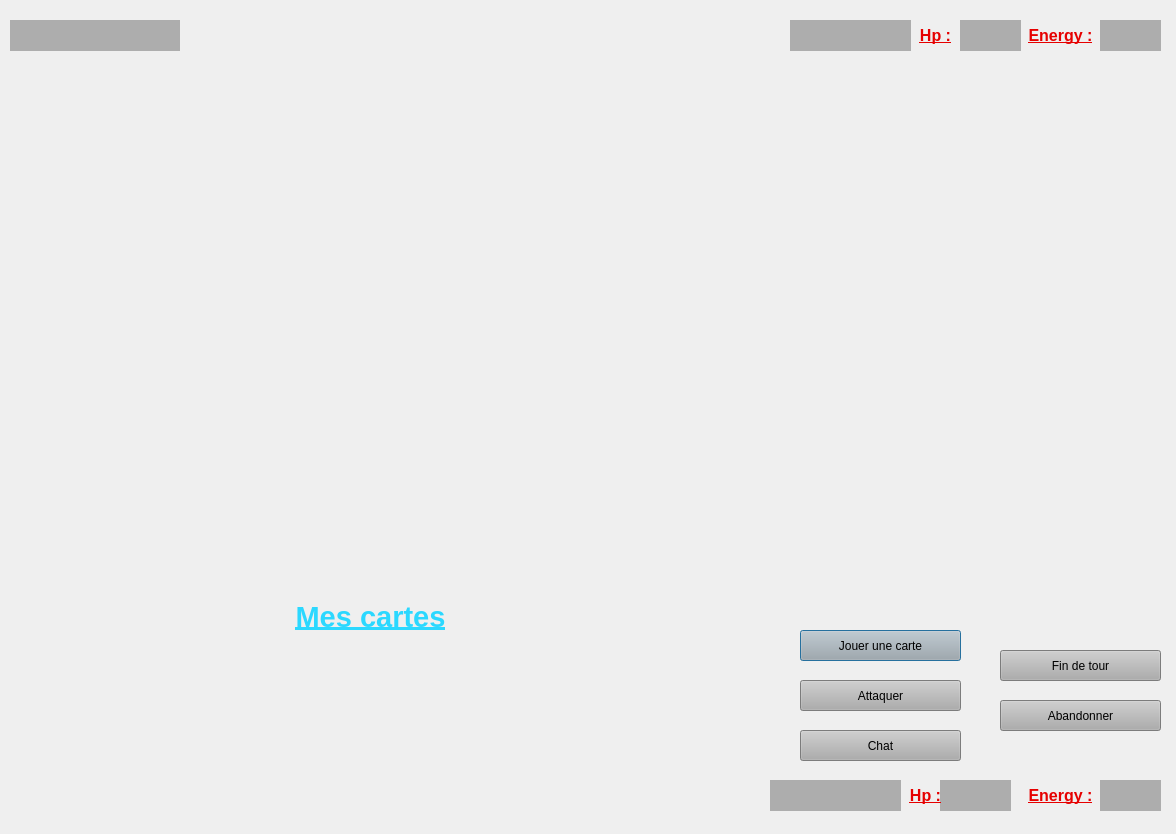
<?xml version="1.0" encoding="UTF-8"?>
<ui version="4.0">
 <class>DuelWindow</class>
 <widget class="QDialog" name="DuelWindow">
  <property name="geometry">
   <rect>
    <x>0</x>
    <y>0</y>
    <width>1176</width>
    <height>834</height>
   </rect>
  </property>
  <property name="windowTitle">
   <string>Duel</string>
  </property>
  <property name="windowIcon">
   <iconset>
    <normaloff>img/wizardPokerLogo.png</normaloff>img/wizardPokerLogo.png</iconset>
  </property>
  <property name="styleSheet">
   <string notr="true">background: url(:/img/img/menuBg.png)</string>
  </property>
  <widget class="QWidget" name="layoutWidget">
   <property name="geometry">
    <rect>
     <x>10</x>
     <y>90</y>
     <width>1151</width>
     <height>191</height>
    </rect>
   </property>
   <layout class="QHBoxLayout" name="ennemyBoard"/>
  </widget>
  <widget class="QWidget" name="layoutWidget_2">
   <property name="geometry">
    <rect>
     <x>10</x>
     <y>410</y>
     <width>1151</width>
     <height>181</height>
    </rect>
   </property>
   <layout class="QHBoxLayout" name="ownBoard"/>
  </widget>
  <widget class="QPushButton" name="jouerButton">
   <property name="geometry">
    <rect>
     <x>800</x>
     <y>630</y>
     <width>161</width>
     <height>31</height>
    </rect>
   </property>
   <property name="styleSheet">
    <string notr="true">background: rgb(173, 173, 173)</string>
   </property>
   <property name="text">
    <string>Jouer une carte</string>
   </property>
  </widget>
  <widget class="QPushButton" name="attaquerButton">
   <property name="geometry">
    <rect>
     <x>800</x>
     <y>680</y>
     <width>161</width>
     <height>31</height>
    </rect>
   </property>
   <property name="styleSheet">
    <string notr="true">background: rgb(173, 173, 173)</string>
   </property>
   <property name="text">
    <string>Attaquer</string>
   </property>
  </widget>
  <widget class="QPushButton" name="chatButton">
   <property name="geometry">
    <rect>
     <x>800</x>
     <y>730</y>
     <width>161</width>
     <height>31</height>
    </rect>
   </property>
   <property name="styleSheet">
    <string notr="true">background: rgb(173, 173, 173)</string>
   </property>
   <property name="text">
    <string>Chat</string>
   </property>
  </widget>
  <widget class="QPushButton" name="finTourButton">
   <property name="geometry">
    <rect>
     <x>1000</x>
     <y>650</y>
     <width>161</width>
     <height>31</height>
    </rect>
   </property>
   <property name="styleSheet">
    <string notr="true">background: rgb(173, 173, 173)</string>
   </property>
   <property name="text">
    <string>Fin de tour</string>
   </property>
  </widget>
  <widget class="QPushButton" name="abandonButton">
   <property name="geometry">
    <rect>
     <x>1000</x>
     <y>700</y>
     <width>161</width>
     <height>31</height>
    </rect>
   </property>
   <property name="styleSheet">
    <string notr="true">background: rgb(173, 173, 173)</string>
   </property>
   <property name="text">
    <string>Abandonner</string>
   </property>
  </widget>
  <widget class="QWidget" name="layoutWidget_3">
   <property name="geometry">
    <rect>
     <x>10</x>
     <y>640</y>
     <width>751</width>
     <height>171</height>
    </rect>
   </property>
   <layout class="QHBoxLayout" name="ownHand"/>
  </widget>
  <widget class="QLabel" name="ennemyName">
   <property name="geometry">
    <rect>
     <x>790</x>
     <y>20</y>
     <width>121</width>
     <height>31</height>
    </rect>
   </property>
   <property name="styleSheet">
    <string notr="true">background: rgb(173, 173, 173)</string>
   </property>
   <property name="text">
    <string>&lt;html&gt;&lt;head/&gt;&lt;body&gt;&lt;p align=&quot;center&quot;&gt;&lt;br/&gt;&lt;/p&gt;&lt;/body&gt;&lt;/html&gt;</string>
   </property>
  </widget>
  <widget class="QLabel" name="ownName">
   <property name="geometry">
    <rect>
     <x>770</x>
     <y>780</y>
     <width>131</width>
     <height>31</height>
    </rect>
   </property>
   <property name="styleSheet">
    <string notr="true">background: rgb(173, 173, 173)</string>
   </property>
   <property name="text">
    <string>&lt;html&gt;&lt;head/&gt;&lt;body&gt;&lt;p align=&quot;center&quot;&gt;&lt;br/&gt;&lt;/p&gt;&lt;/body&gt;&lt;/html&gt;</string>
   </property>
  </widget>
  <widget class="QLabel" name="ownHp">
   <property name="geometry">
    <rect>
     <x>940</x>
     <y>780</y>
     <width>71</width>
     <height>31</height>
    </rect>
   </property>
   <property name="styleSheet">
    <string notr="true">background: rgb(173, 173, 173)</string>
   </property>
   <property name="text">
    <string>&lt;html&gt;&lt;head/&gt;&lt;body&gt;&lt;p align=&quot;center&quot;&gt;&lt;br/&gt;&lt;/p&gt;&lt;/body&gt;&lt;/html&gt;</string>
   </property>
  </widget>
  <widget class="QLabel" name="ownName_3">
   <property name="geometry">
    <rect>
     <x>900</x>
     <y>780</y>
     <width>51</width>
     <height>31</height>
    </rect>
   </property>
   <property name="styleSheet">
    <string notr="true">background: transparent</string>
   </property>
   <property name="text">
    <string>&lt;html&gt;&lt;head/&gt;&lt;body&gt;&lt;p align=&quot;center&quot;&gt;&lt;span style=&quot; font-size:12pt; font-weight:600; text-decoration: underline; color:#e60000;&quot;&gt;Hp :&lt;/span&gt;&lt;/p&gt;&lt;/body&gt;&lt;/html&gt;</string>
   </property>
  </widget>
  <widget class="QLabel" name="ownName_4">
   <property name="geometry">
    <rect>
     <x>1020</x>
     <y>780</y>
     <width>81</width>
     <height>31</height>
    </rect>
   </property>
   <property name="styleSheet">
    <string notr="true">background: transparent</string>
   </property>
   <property name="text">
    <string>&lt;html&gt;&lt;head/&gt;&lt;body&gt;&lt;p align=&quot;center&quot;&gt;&lt;span style=&quot; font-size:12pt; font-weight:600; text-decoration: underline; color:#e60000;&quot;&gt;Energy :&lt;/span&gt;&lt;/p&gt;&lt;/body&gt;&lt;/html&gt;</string>
   </property>
  </widget>
  <widget class="QLabel" name="ownEnergy">
   <property name="geometry">
    <rect>
     <x>1100</x>
     <y>780</y>
     <width>61</width>
     <height>31</height>
    </rect>
   </property>
   <property name="styleSheet">
    <string notr="true">background: rgb(173, 173, 173)</string>
   </property>
   <property name="text">
    <string>&lt;html&gt;&lt;head/&gt;&lt;body&gt;&lt;p align=&quot;center&quot;&gt;&lt;br/&gt;&lt;/p&gt;&lt;/body&gt;&lt;/html&gt;</string>
   </property>
  </widget>
  <widget class="QLabel" name="ennemyHp">
   <property name="geometry">
    <rect>
     <x>960</x>
     <y>20</y>
     <width>61</width>
     <height>31</height>
    </rect>
   </property>
   <property name="styleSheet">
    <string notr="true">background: rgb(173, 173, 173)</string>
   </property>
   <property name="text">
    <string>&lt;html&gt;&lt;head/&gt;&lt;body&gt;&lt;p align=&quot;center&quot;&gt;&lt;br/&gt;&lt;/p&gt;&lt;/body&gt;&lt;/html&gt;</string>
   </property>
  </widget>
  <widget class="QLabel" name="ownName_5">
   <property name="geometry">
    <rect>
     <x>1020</x>
     <y>20</y>
     <width>81</width>
     <height>31</height>
    </rect>
   </property>
   <property name="styleSheet">
    <string notr="true">background: transparent</string>
   </property>
   <property name="text">
    <string>&lt;html&gt;&lt;head/&gt;&lt;body&gt;&lt;p align=&quot;center&quot;&gt;&lt;span style=&quot; font-size:12pt; font-weight:600; text-decoration: underline; color:#e60000;&quot;&gt;Energy :&lt;/span&gt;&lt;/p&gt;&lt;/body&gt;&lt;/html&gt;</string>
   </property>
  </widget>
  <widget class="QLabel" name="ownName_6">
   <property name="geometry">
    <rect>
     <x>910</x>
     <y>20</y>
     <width>51</width>
     <height>31</height>
    </rect>
   </property>
   <property name="styleSheet">
    <string notr="true">background: transparent</string>
   </property>
   <property name="text">
    <string>&lt;html&gt;&lt;head/&gt;&lt;body&gt;&lt;p align=&quot;center&quot;&gt;&lt;span style=&quot; font-size:12pt; font-weight:600; text-decoration: underline; color:#e60000;&quot;&gt;Hp :&lt;/span&gt;&lt;/p&gt;&lt;/body&gt;&lt;/html&gt;</string>
   </property>
  </widget>
  <widget class="QLabel" name="ennemyEnergy">
   <property name="geometry">
    <rect>
     <x>1100</x>
     <y>20</y>
     <width>61</width>
     <height>31</height>
    </rect>
   </property>
   <property name="styleSheet">
    <string notr="true">background: rgb(173, 173, 173)</string>
   </property>
   <property name="text">
    <string>&lt;html&gt;&lt;head/&gt;&lt;body&gt;&lt;p align=&quot;center&quot;&gt;&lt;br/&gt;&lt;/p&gt;&lt;/body&gt;&lt;/html&gt;</string>
   </property>
  </widget>
  <widget class="QLabel" name="label">
   <property name="geometry">
    <rect>
     <x>0</x>
     <y>600</y>
     <width>741</width>
     <height>31</height>
    </rect>
   </property>
   <property name="styleSheet">
    <string notr="true">background: transparent</string>
   </property>
   <property name="text">
    <string>&lt;html&gt;&lt;head/&gt;&lt;body&gt;&lt;p align=&quot;center&quot;&gt;&lt;span style=&quot; font-size:22pt; font-weight:600; text-decoration: underline; color:#2bd8ff;&quot;&gt;Mes cartes&lt;/span&gt;&lt;/p&gt;&lt;/body&gt;&lt;/html&gt;</string>
   </property>
  </widget>
  <widget class="QLabel" name="turn">
   <property name="geometry">
    <rect>
     <x>10</x>
     <y>20</y>
     <width>170</width>
     <height>31</height>
    </rect>
   </property>
   <property name="styleSheet">
    <string notr="true">background: rgb(173, 173, 173)</string>
   </property>
   <property name="text">
    <string>&lt;html&gt;&lt;head/&gt;&lt;body&gt;&lt;p align=&quot;center&quot;&gt;&lt;br/&gt;&lt;/p&gt;&lt;/body&gt;&lt;/html&gt;</string>
   </property>
  </widget>
  <widget class="QLabel" name="label_2">
   <property name="geometry">
    <rect>
     <x>510</x>
     <y>280</y>
     <width>141</width>
     <height>141</height>
    </rect>
   </property>
   <property name="styleSheet">
    <string notr="true">background: transparent</string>
   </property>
   <property name="text">
    <string/>
   </property>
   <property name="pixmap">
    <pixmap resource="resources.qrc">:/img/img/vs_logo.png</pixmap>
   </property>
  </widget>
  <widget class="QLabel" name="pub">
   <property name="geometry">
    <rect>
     <x>190</x>
     <y>10</y>
     <width>594</width>
     <height>70</height>
    </rect>
   </property>
   <property name="maximumSize">
    <size>
     <width>16777213</width>
     <height>70</height>
    </size>
   </property>
   <property name="styleSheet">
    <string notr="true">background:transparent</string>
   </property>
   <property name="text">
    <string/>
   </property>
  </widget>
 </widget>
 <resources>
  <include location="resources.qrc"/>
 </resources>
 <connections/>
</ui>
